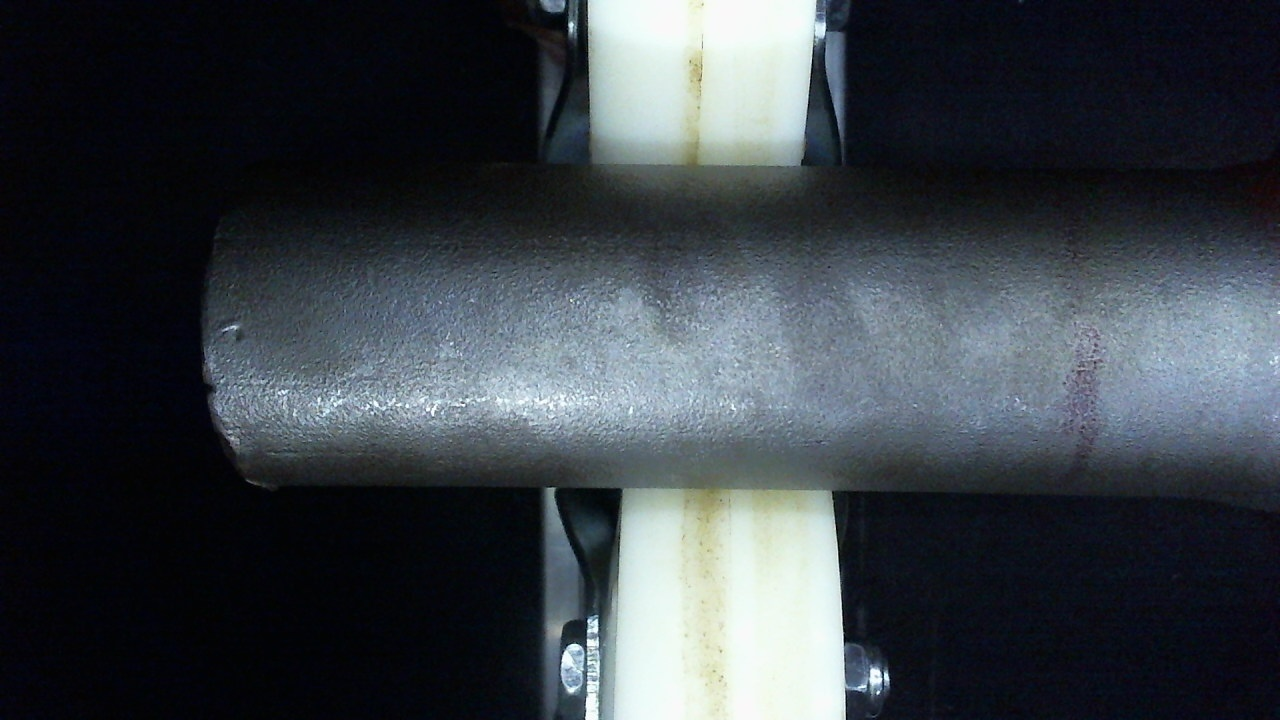
#> input picture image_processing/bfl/analysis/Webcam1705.jpg, 1280 x 720 px; its folder holds only this picture in this run
$ python find_lap_gripper.py   (older library calls are emulated)
#> lines starting #> are read from the running program, lines starting #| are printed output that depends on the picture; after the words box and inside, x2 and y2 are one past the last pixel; in counts of white or black regions, pixels touching at a corner belong together
import cv2
import numpy as np
from envision.convolution import convolve_sobel
import time
import os


kernel_list = []
debug = True
# debug = False
stack_img = []

def showimage(image_name,image):
	cv2.imshow(image_name,image)
	cv2.waitKey(0)
	cv2.destroyAllWindows()


def custom_soften(image):

	# edges = cv2.Canny(img,100,200)
	# if debug:
	# 	showimage("canny",ed)

	# kernel = np.array((
	# 				[1,1,1,1,1],
	# 				[1,2,2,2,1],
	# 				[1,2,3,2,1],
	# 				[1,2,2,2,1],
	# 				[1,1,1,1,1]),dtype = "int")

	kernel = np.array((
				[1,1,1],
				[1,2,1],
				[1,1,1]),dtype = "int")
	kernel = kernel/9
	blur = cv2.filter2D(image,cv2.CV_8UC3,kernel)

	if debug:
		showimage("custom soften",blur)

	kernel = np.ones((7,7),np.uint8)
	erosion = cv2.erode(blur,kernel,iterations = 2)

	if debug:
		showimage("erosion",erosion)

	return erosion


def test_for_lap(image):
	global stack_img

	image = cv2.medianBlur(image,5)
	# [6 lines of commented-out code are left out]

	sobel = convolve_sobel(img=image,
                   threshold=30,
                   sobel_kernel_left_right=True,
                   sobel_kernel_right_left=True,
                   sobel_kernel_top_bottom=False,
                   sobel_kernel_bottom_top=False,
                   sobel_kernel_diagonal_top_left=False,
                   sobel_kernel_diagonal_bottom_left=False,
                   sobel_kernel_diagonal_top_right=False,
                   sobel_kernel_diagonal_bottom_right=False)
	sobel = cv2.convertScaleAbs(sobel)

	if debug:
		showimage("sobel",sobel)


	gaus = cv2.GaussianBlur(sobel, (3,3), -1)

	if debug:
		showimage("Gaussian",gaus)

	_,thresh = cv2.threshold(gaus,200,255,cv2.THRESH_BINARY)

	if debug:
		showimage("thresh",thresh)

	stack_img = cv2.bitwise_or(stack_img,thresh)

	if debug:
		showimage("stack image",stack_img)


def dynamic_crop(g_bk):
	# global stack_img

	g9 = g_bk.copy()

	g9 = cv2.medianBlur(g9,59)

	if debug:
		showimage("blur",g9)

	_,g9 = cv2.threshold(g9,10,255,cv2.THRESH_BINARY)

	if debug:
		showimage("thresh",g9)

	first_pix_loc1_x = 0
	y1 = 220  + 20
	y2 = 520  - 50-20
	x_fixed = 350

	mid_y = int(round(g9.shape[0]/2))
	for j1 in range(0, g9.shape[1]):
		if g9[mid_y][j1] ==255 and first_pix_loc1_x==0:
			first_pix_loc1_x = j1
			# print ("first pix", j1)
		g9[mid_y][j1] = 255

	for y in range(0,g9.shape[0]):
		if g9[y][x_fixed] ==255:
			y1 = y
			# print("h1",y1)
			break
		g9[y][x_fixed] = 255

	for y in reversed(range(g9.shape[0])):
		if g9[y][x_fixed] ==255:
			y2 = y
			# print("h1",y1)
			break
		g9[y][x_fixed] = 255


	if debug:
		showimage('dimensions', g9)
		# cv2.waitKey(0)


	width = g_bk.shape[1]
		# print("width:",width)

	# g10 = bef_gray[0:225, first_pix_loc1_x:]
	g10 = g_bk[y1+50:y2, first_pix_loc1_x+30:width-100]

	# stack_img = np.empty_like(g10)

	return g10


def custom_filter(image,k):
	global stack_img
	# global image
	fimg = image.copy()
	# stack_img = []
	# for k in kernel_list:
		# print(k)
	fimg = cv2.filter2D(image,cv2.CV_8UC3,k)

	if debug:
		showimage("filtered",fimg)


	fimg = custom_soften(fimg)

	test_for_lap(fimg)


def continuous_gabor(image):
	"""  sigma: This parameter controls the width of the Gaussian envelope used in the Gabor kernel.4
		lambda:  is the wavelength of the sinusoidal factor in the above equation.
		Gamma:  controls the ellipticity of the gaussian. When gamma = 1, the gaussian envelope is circular.
		psi: This parameter controls the phase offset.

	"""
	# global kernel_list
	global stack_img

	stack_img = np.zeros_like(image)

	ksize = 9
	for theta in np.arange(0,np.pi,np.pi/8):
		kernel = cv2.getGaborKernel((ksize,ksize), 1.0, theta, 5.8, 0.5, 0, ktype = cv2.CV_32F)
		kernel /= 1.5*kernel.sum()
		# kernel_list.append(kernel)
		# print("**************theta**********::",theta)
		custom_filter(image,kernel)

	white_pixels = np.where(stack_img==255)
	white_pixel_value = len(white_pixels[0])
	print("white_pixels: ",white_pixel_value)


	if white_pixel_value>50 and debug == True:
		showimage("final stack",stack_img)

	if 0:
		showimage("final stack",original_image)
		cv2.imshow("final stack",stack_img)
		cv2.waitKey(0)
		cv2.destroyAllWindows()
	# if debug:
	# 	showimage("final stack",original_image)

	return white_pixel_value


if __name__ == "__main__":

	time_taken = time.time()
	# [5 lines of commented-out code are left out]
	path = "analysis/"

	images=[]

	for r,d,f in os.walk(path):
		for files in f:
			if ".jpg" in files:
				images.append(os.path.join(r,files))

	for img in images:

		image_name= img

		# [6 lines of commented-out code are left out]

		original_image = cv2.imread(image_name,0)
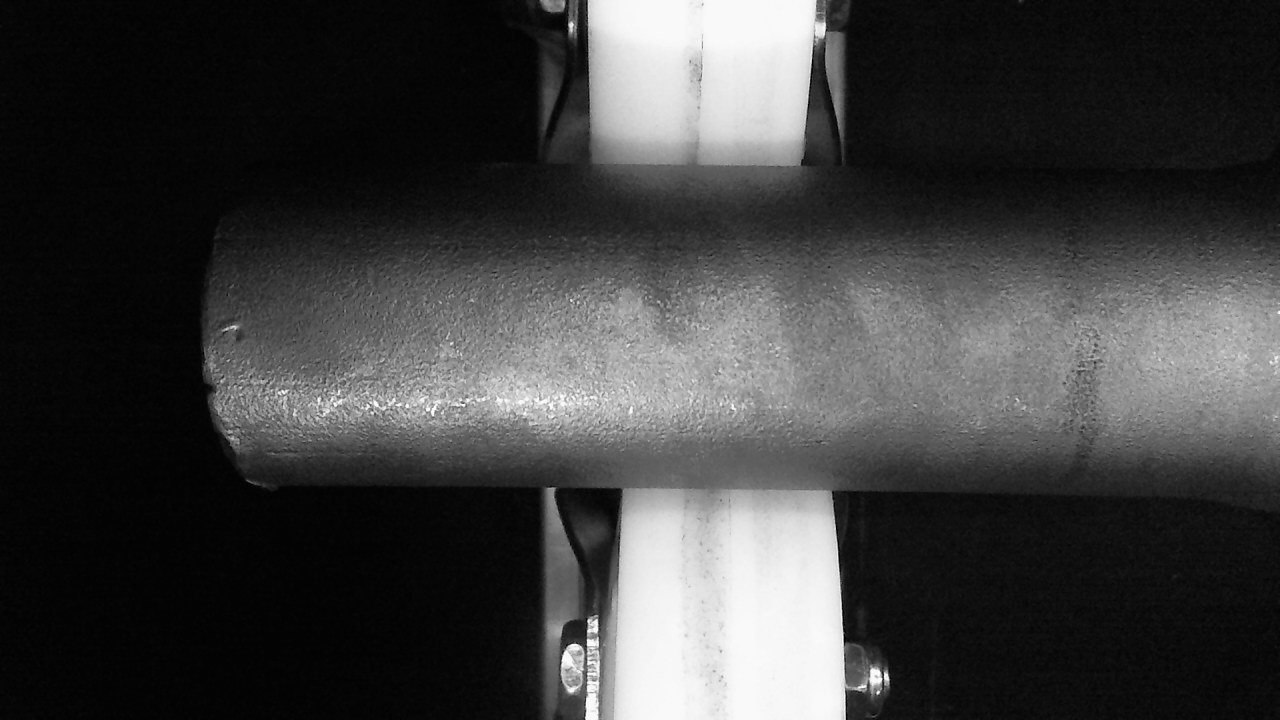
#> original_image: shape (720, 1280); min 0, max 255, mean 62.2

		print("*******************************"+str(image_name)+"********************************")

		# [12 lines of commented-out code are left out]

		crop_image = dynamic_crop(original_image)
#> in dynamic_crop, `g9 = cv2.medianBlur(g9,59)`:
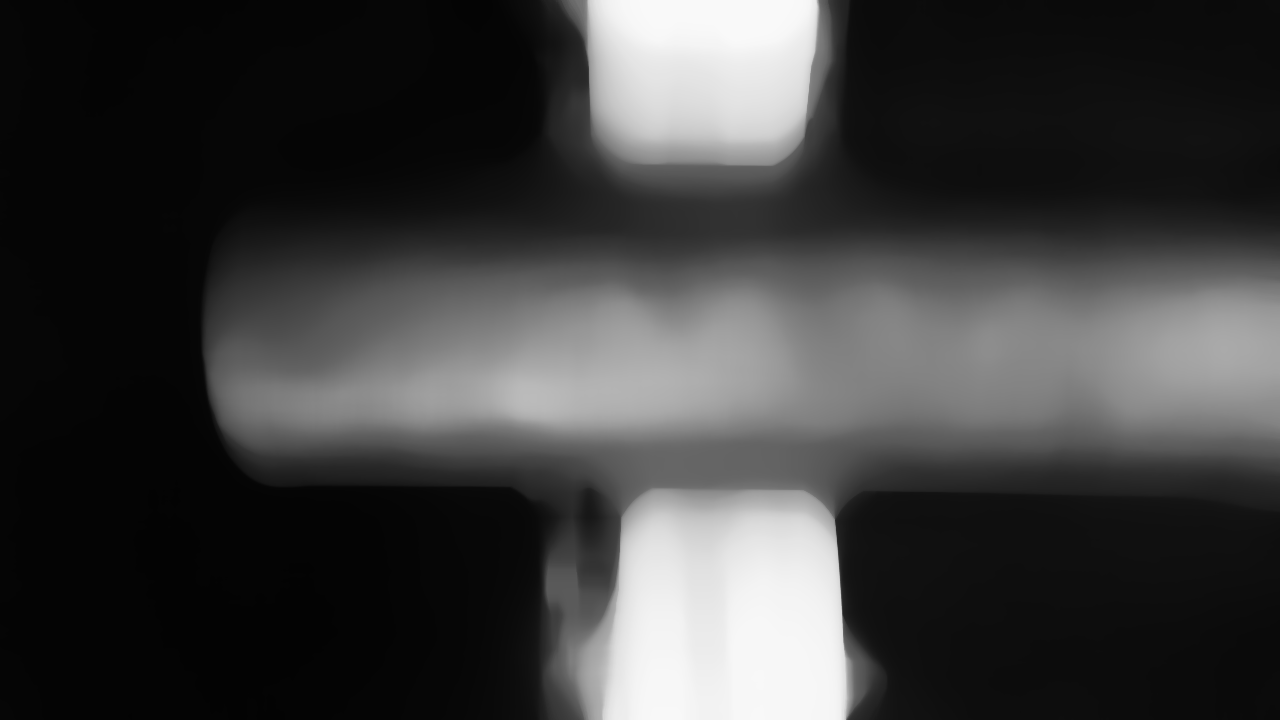
#> g9: shape (720, 1280); min 3, max 249, mean 61.4
#> in dynamic_crop, `_,g9 = cv2.threshold(g9,10,255,cv2.THRESH_BINARY)`:
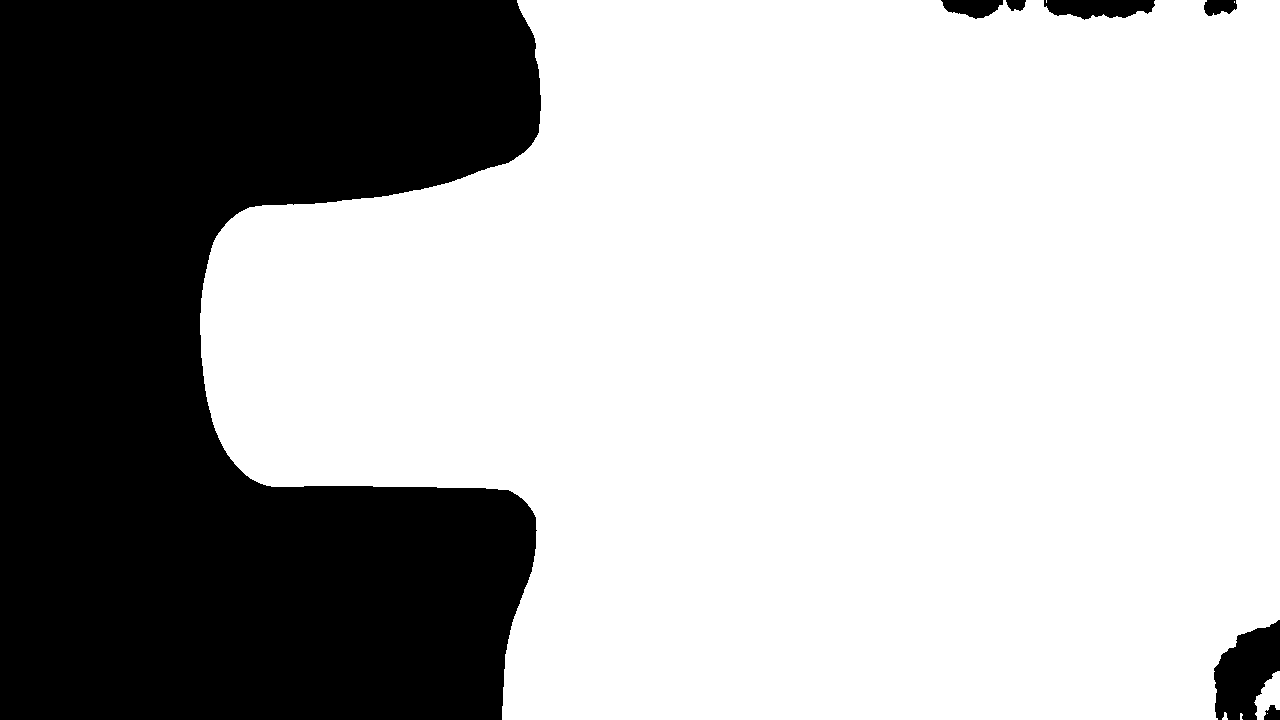
#> g9: shape (720, 1280); 68.1% white; 7 black regions, largest, box (x1, y1, x2, y2) and area: (0, 0, 541, 720) 285948, (1214, 620, 1280, 720) 4404, (1044, 0, 1155, 20) 1646
#> after the loop in dynamic_crop, `for j1 in range(0, g9.shape[1]):`: g9: shape (720, 1280); 68.2% white; 8 black regions, largest, box (x1, y1, x2, y2) and area: (0, 361, 537, 720) 148314, (0, 0, 541, 360) 137432, (1214, 620, 1280, 720) 4404
#> after the loop in dynamic_crop, `for j1 in range(0, g9.shape[1]):`: first_pix_loc1_x = 202
#> after the loop in dynamic_crop, `for y in range(0,g9.shape[0]):`:
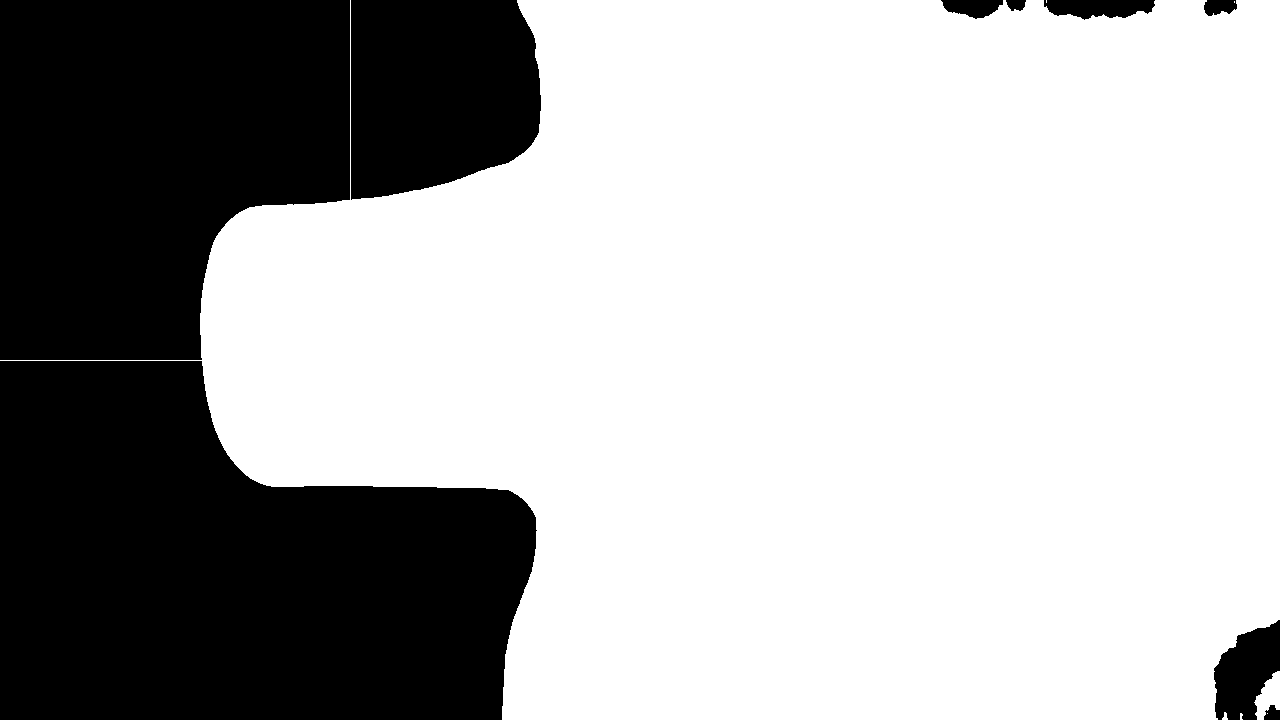
#> g9: shape (720, 1280); 68.2% white; 9 black regions, largest, box (x1, y1, x2, y2) and area: (0, 361, 537, 720) 148314, (0, 0, 350, 360) 104089, (351, 0, 541, 200) 33143
#> after the loop in dynamic_crop, `for y in reversed(range(g9.shape[0])):`: g9: shape (720, 1280); 68.2% white; 10 black regions, largest, box (x1, y1, x2, y2) and area: (0, 361, 350, 720) 109204, (0, 0, 350, 360) 104089, (351, 486, 537, 720) 38876
#> in dynamic_crop, `g10 = g_bk[y1+50:y2, first_pix_loc1_x+30:width-100]`:
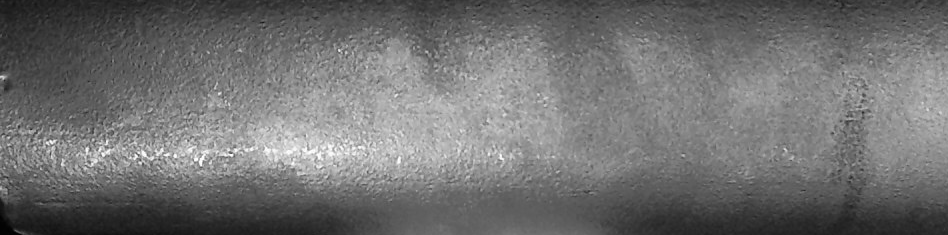
#> g10: shape (235, 948); min 1, max 255, mean 112.3

		if debug:
			showimage('clahe',crop_image)
#> the loop in continuous_gabor, `for theta in np.arange(0,np.pi,np.pi/8):` made 7 passes
#> pass 1, in custom_filter, `fimg = cv2.filter2D(image,cv2.CV_8UC3,k)`:
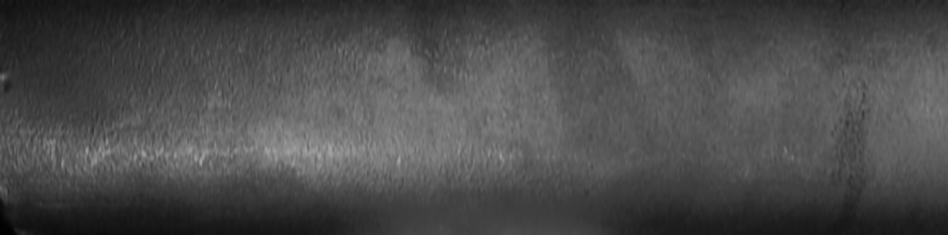
#> fimg: shape (235, 948); min 2, max 165, mean 74.9


		# [5 lines of commented-out code are left out]

#> (the run stopped early here; a loop or call above may not have finished)
